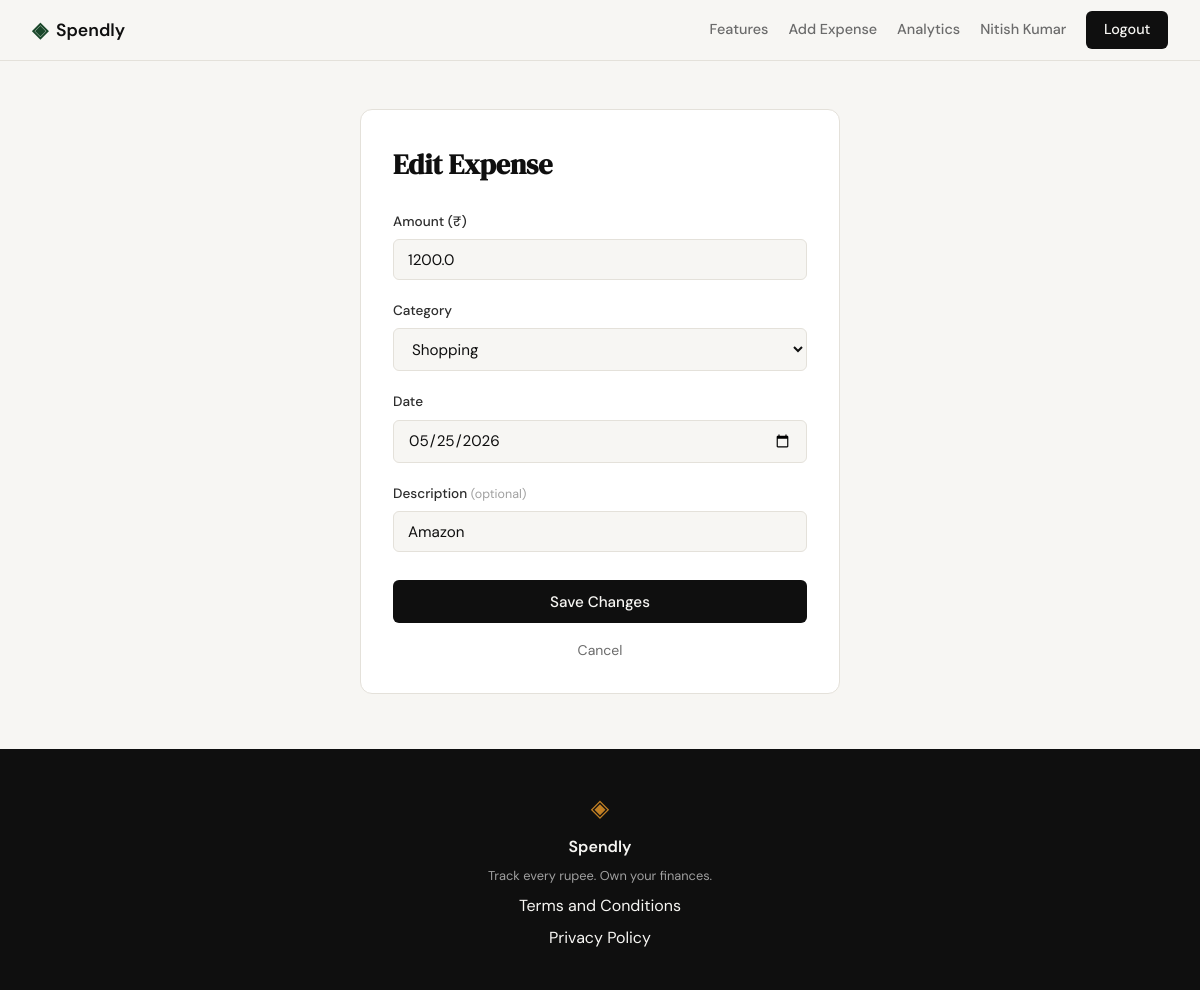
The page /expenses/22/edit (signed in) on the database its author committed.
### tables this page shows
CREATE TABLE expenses (
            id          INTEGER PRIMARY KEY AUTOINCREMENT,
            user_id     INTEGER NOT NULL REFERENCES users(id),
            amount      REAL    NOT NULL,
            category    TEXT    NOT NULL,
            date        TEXT    NOT NULL,
            description TEXT,
            created_at  TEXT    DEFAULT (datetime('now'))
        );

### app.py (the view, shortened to what this page needs)
@app.route("/expenses/<int:id>/edit", methods=["GET", "POST"])
def edit_expense(id):
    if not session.get("user_id"):
        return redirect(url_for("login"))
    expense = get_expense_by_id(id, session["user_id"])
    if expense is None:
        abort(404)
    if request.method == "GET":
        return render_template(
            "edit_expense.html",
            expense=expense,
            categories=VALID_CATEGORIES,
        )

### database/db.py (called while the page is built)
def get_db():
    conn = sqlite3.connect(DB_PATH)
    conn.row_factory = sqlite3.Row
    conn.execute("PRAGMA foreign_keys = ON")
    return conn

### database/queries.py (called while the page is built)
def get_expense_by_id(expense_id, user_id):
    conn = get_db()
    row = conn.execute(
        "SELECT id, amount, category, date, description "
        "FROM expenses WHERE id = ? AND user_id = ?",
        (expense_id, user_id),
    ).fetchone()
    conn.close()
    if row is None:
        return None
    return {
        "id": row["id"],
        "amount": row["amount"],
        "category": row["category"],
        "date": row["date"],
        "description": row["description"] or "",
    }

### templates/edit_expense.html (shortened to what this page needs)
{% extends "base.html" %}
{% block head %}
<link rel="stylesheet" href="{{ url_for('static', filename='css/add_expense.css') }}">
{% endblock %}
{% block content %}
<div class="add-expense-page">
    <h1>Edit Expense</h1>
    <form method="POST" action="{{ url_for('edit_expense', id=expense.id) }}">
        <div class="form-group">
            <label for="amount">Amount (₹)</label>
            <input type="number" id="amount" name="amount"
                   class="form-input"
                   step="0.01" min="0.01"
                   value="{{ form.amount if form else expense.amount }}"
                   placeholder="0.00" required>
        </div>
        <div class="form-group">
            <label for="category">Category</label>
            <select id="category" name="category" class="form-input" required>
                {% for c in categories %}
                <option value="{{ c }}"
                    {% if form %}
                        {% if form.category == c %}selected{% endif %}
                    {% else %}
                        {% if expense.category == c %}selected{% endif %}
                    {% endif %}>
                    {{ c }}
                </option>
                {% endfor %}
            </select>
        </div>
        <div class="form-group">
            <label for="date">Date</label>
            <input type="date" id="date" name="date"
                   class="form-input"
                   value="{{ form.date if form else expense.date }}"
                   required>
        </div>
        <div class="form-group">
            <label for="description">Description <span class="optional-label">(optional)</span></label>
            <input type="text" id="description" name="description"
                   class="form-input"
                   maxlength="200"
                   value="{{ form.description if form else expense.description }}"
                   placeholder="e.g. Lunch at cafe">
        </div>
        <button type="submit" class="btn-submit">Save Changes</button>
    </form>
    <a href="{{ url_for('profile') }}" class="cancel-link">Cancel</a>
</div>
{% endblock %}

### static/css/style.css (style rules this page uses)
:root { --ink: #0f0f0f; --ink-soft: #2d2d2d; --ink-muted: #6b6b6b; --ink-faint: #a0a0a0; --paper: #f7f6f3; --paper-warm: #f0ede6; --paper-card: #ffffff; --accent: #1a472a; --accent-light: #e8f0eb; --accent-2: #c17f24; --accent-2-light: #fdf3e3; --danger: #c0392b; --danger-light: #fdecea; --border: #e4e1da; --border-soft: #eeebe4; --font-display: 'DM Serif Display', Georgia, serif; --font-body: 'DM Sans', system-ui, sans-serif; --max-width: 1200px; --auth-width: 440px; --radius-sm: 6px; --radius-md: 12px; --radius-lg: 20px; --nav-height: 60px; }
*, *::before, *::after { box-sizing: border-box; margin: 0; padding: 0; }
html { font-size: 16px; scroll-behavior: smooth; }
body { background: var(--paper); color: var(--ink); font-family: var(--font-body); font-size: 1rem; line-height: 1.6; -webkit-font-smoothing: antialiased; }
a { color: inherit; text-decoration: none; }
.form-group { margin-bottom: 1.25rem; }
.form-group label { display: block; font-size: 0.85rem; font-weight: 500; color: var(--ink-soft); margin-bottom: 0.4rem; }
.form-input { width: 100%; padding: 0.6rem 0.875rem; border: 1px solid var(--border); border-radius: var(--radius-sm); font-family: var(--font-body); font-size: 0.95rem; color: var(--ink); background: var(--paper); outline: none; transition: border-color 0.2s; }
.form-input::placeholder { color: var(--ink-faint); }
.btn-submit { width: 100%; padding: 0.7rem; background: var(--ink); color: var(--paper); border: none; border-radius: var(--radius-sm); font-family: var(--font-body); font-size: 0.95rem; font-weight: 500; cursor: pointer; transition: background 0.2s; margin-top: 0.5rem; }

### static/css/add_expense.css (style rules this page uses)
.add-expense-page { max-width: 480px; margin: 3rem auto; padding: 2rem; background: var(--paper-card); border: 1px solid var(--border); border-radius: var(--radius-md); }
.add-expense-page h1 { font-family: var(--font-display); font-size: 1.75rem; color: var(--ink); margin-bottom: 1.5rem; }
.optional-label { font-size: 0.78rem; color: var(--ink-faint); font-weight: 400; }
.cancel-link { display: block; text-align: center; margin-top: 1rem; font-size: 0.875rem; color: var(--ink-muted); text-decoration: none; }

### rows shown on the page
expenses: amount "1200.0", category "Shopping", date "05/25/2026", description "Amazon"

### other values the page prints
{{ session["user_name"] }} "Nitish Kumar"
